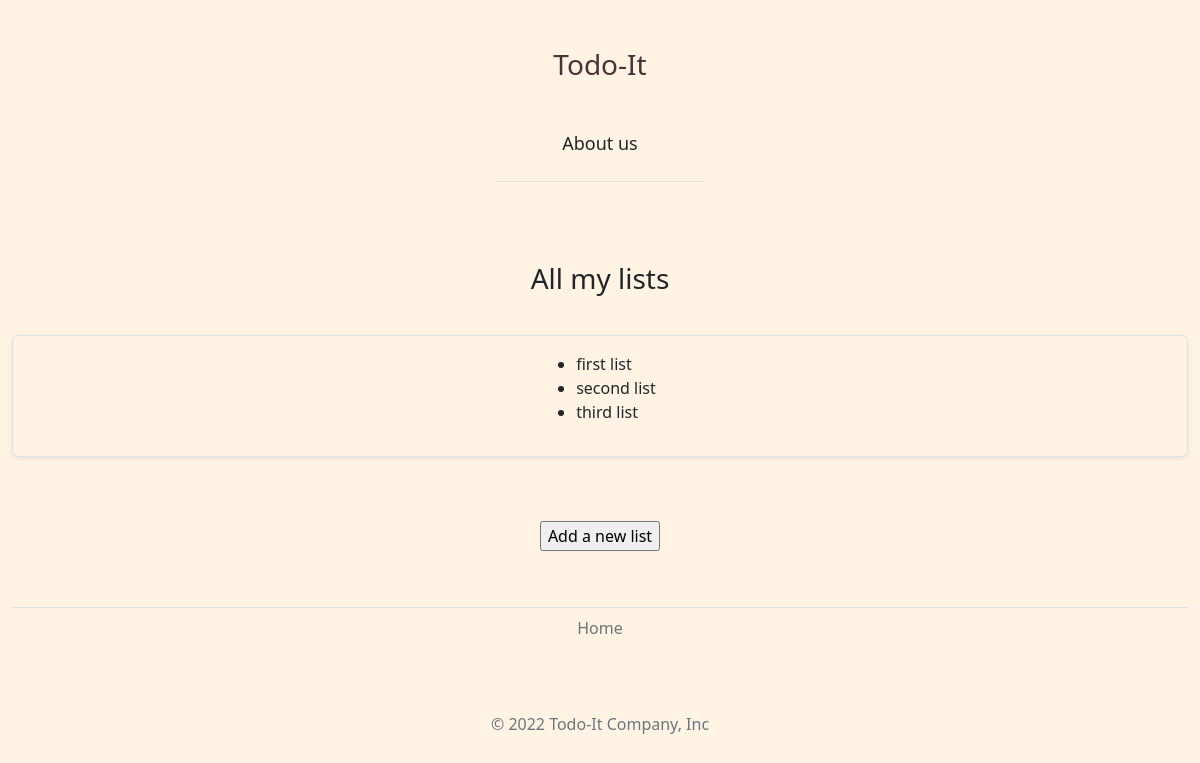
Before: / with the older database file.
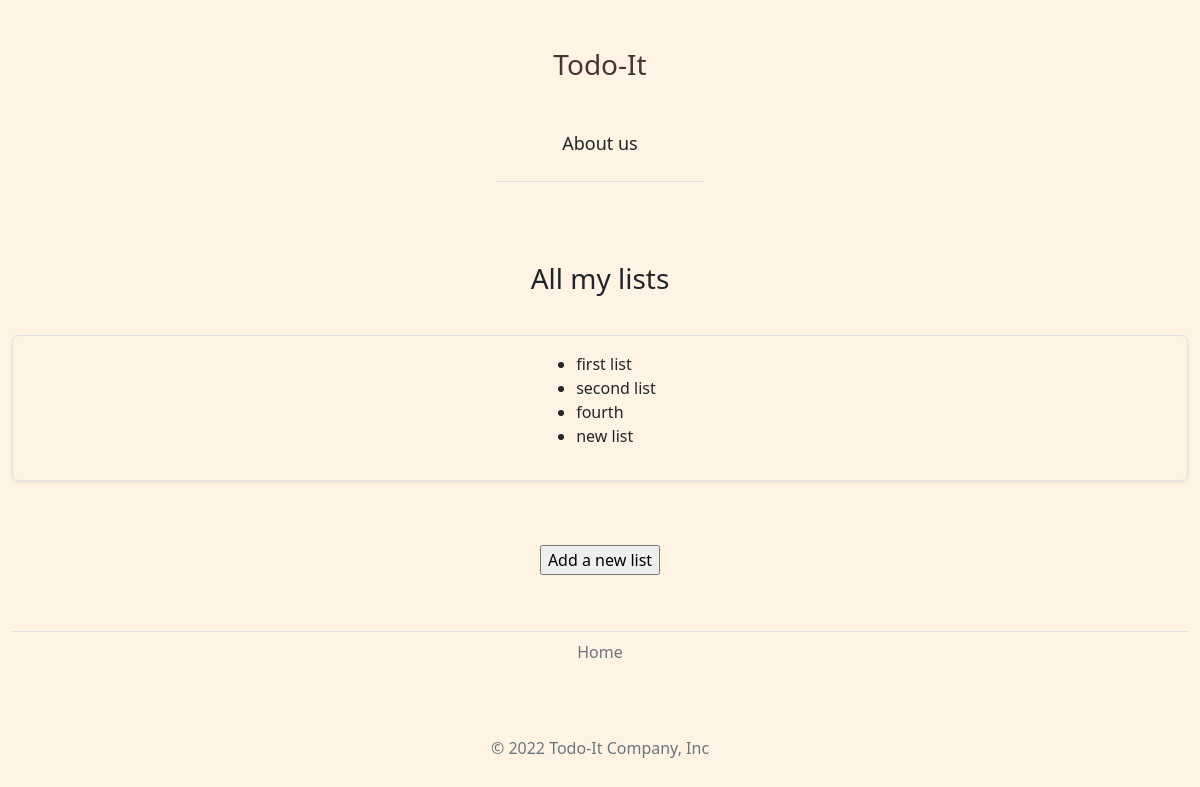
After: the same page with the newer database file.
### todo_app/models.py (models this page shows, shortened)
class ToDoList(models.Model):
    title = models.CharField(max_length=100, unique=True)

### todo_app/views.py (the view)
# urls.py: path("", views.ListListView.as_view(), name="index"),
class ListListView(ListView):
    model = ToDoList
    template_name = "todo_app/index.html"

### todo_app/templates/todo_app/index.html
{% extends "base.html" %}
{% block content %}
{% if object_list %}
<h3 class="container-fluid d-flex flex-wrap align-items-center justify-content-center justify-content-md-evenly mx-auto py-3 mb-4">All my lists</h3>
{% endif %}
    <div class="container-fluid border fw-normal shadow-sm p-2 mb-5 rounded d-flex flex-wrap align-items-center justify-content-center justify-content-md-evenly mx-auto py-3 mb-4">
        <ul>
        {% for todolist in object_list %}
        <li>
            <div
                role="button"
                onclick="location.href='{% url "list" todolist.id %}'">
                {{ todolist.title }}
            </div>
        </li>
        {% empty %}
        <h4>You have no lists!</h4>
        {% endfor %}
    </ul>
    </div>
    <p class="container-fluid d-flex flex-wrap align-items-center justify-content-center justify-content-md-evenly mx-auto py-3 mb-4">
        <input
            value="Add a new list"
            type="button"
            onclick="location.href='{% url "list-add" %}'"/>
    </p>
{% endblock %}

### templates/base.html (shortened to what this page needs)
{% load static %}
{% load admin_list %}
<!DOCTYPE html>
<html lang="en">
  <head>
<link href="https://cdn.jsdelivr.net/npm/bootstrap@5.2.0-beta1/dist/css/bootstrap.min.css" rel="stylesheet">
    <link
      rel="stylesheet"
      type="text/css"
      href="{% static 'todo_app/css/style.css' %}"
    />
  </head>
  <body>
    <div class="container-fluid border-0">
      <div id="navBar" class="container-fluid d-flex flex-wrap align-items-center justify-content-center justify-content-md-evenly py-3 mb-4">
        <header
          class="d-flex flex-wrap align-items-center justify-content-center justify-content-md-evenly py-3 mb-4 border-bottom"
        >
        <div class="container-fluid d-flex flex-wrap align-items-center justify-content-center justify-content-md-evenly py-3 mb-4">
            <a class="navbar-brand mb-0 h1 fs-3" href= '/'>Todo-It</a>
        </div>
        <br>
        <ul class="nav col-12 col-md-auto mb-2 justify-content-center mb-md-0">
              <li class="nav-item">
                  <a
                  class="nav-link px-2 link-dark"
                  aria-current="page"
                  href="/about" >About us
                  </a>
              </li>
            </ul>
        </header>
      </div>
    </div>
    <div class="container-fluid mx-auto">
    {% block content %}
    {% endblock content%}
    </div>
    <div class="container-fluid">
      <footer class="py-3 my-4">
        <ul class="nav justify-content-center border-top pb-3 mb-5">
          <li class="nav-item">
            <a href="/" class="nav-link px-2 text-muted">Home</a>
          </li>
        </ul>
        <p class="text-center text-muted">© 2022 Todo-It Company, Inc</p>
      </footer>
    </div>
  </body>
</html>

### todo_app/static/todo_app/css/style.css (style rules this page uses)
body { background-color: #FFF3E4; }
#navBar { font-size: 18px; border: none; }
.navbar-brand { color: #483434 !important; }

Changed rows visible on the page:
removed ToDoList: title "third list"
added ToDoList: title "fourth"
added ToDoList: title "new list"
